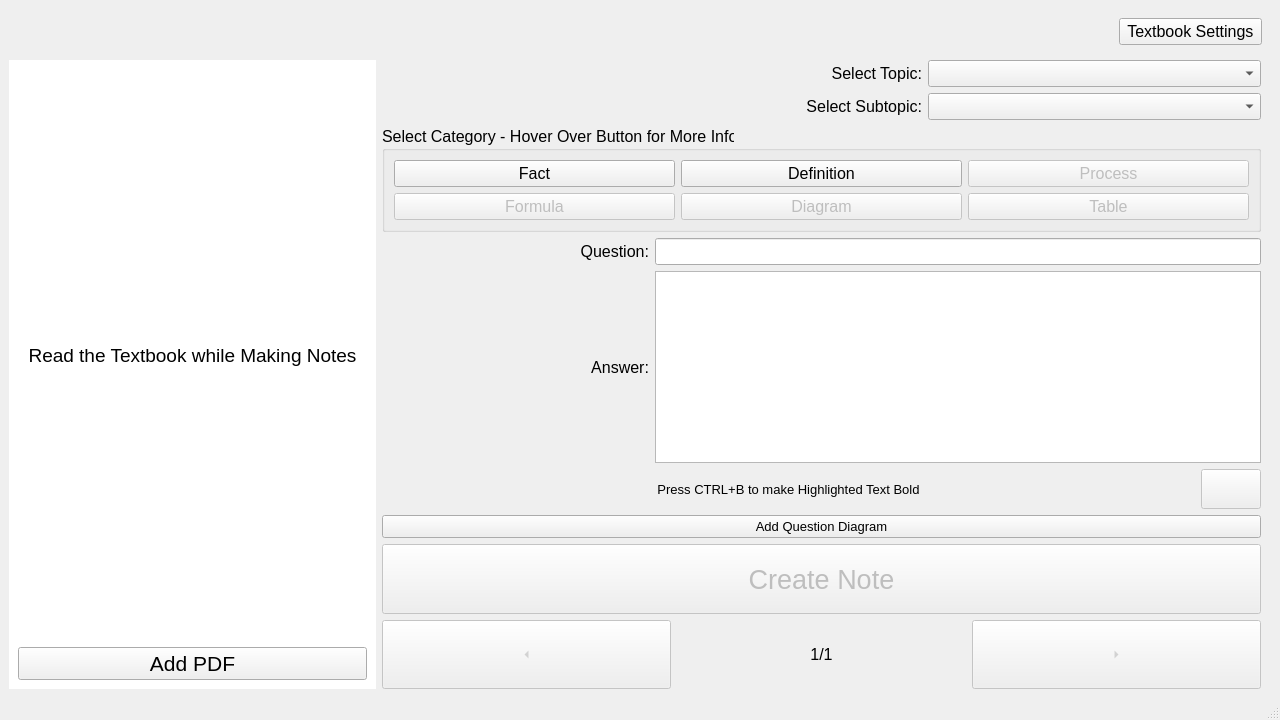
<?xml version="1.0" encoding="UTF-8"?>
<ui version="4.0">
 <class>MainWindow</class>
 <widget class="QMainWindow" name="MainWindow">
  <property name="geometry">
   <rect>
    <x>0</x>
    <y>0</y>
    <width>1280</width>
    <height>720</height>
   </rect>
  </property>
  <property name="windowTitle">
   <string>Note and Flashcard Maker</string>
  </property>
  <widget class="QWidget" name="centralwidget">
   <layout class="QVBoxLayout" name="verticalLayout">
    <item>
     <widget class="QWidget" name="menuBar" native="true">
      <property name="sizePolicy">
       <sizepolicy hsizetype="Expanding" vsizetype="Fixed">
        <horstretch>0</horstretch>
        <verstretch>0</verstretch>
       </sizepolicy>
      </property>
      <property name="styleSheet">
       <string notr="true"/>
      </property>
      <layout class="QHBoxLayout" name="horizontalLayout_2">
       <item>
        <layout class="QHBoxLayout" name="horizontalLayout">
         <item>
          <widget class="QLabel" name="courseNameLabel">
           <property name="font">
            <font>
             <pointsize>16</pointsize>
            </font>
           </property>
           <property name="text">
            <string/>
           </property>
           <property name="alignment">
            <set>Qt::AlignCenter</set>
           </property>
          </widget>
         </item>
         <item>
          <widget class="QPushButton" name="settingsBtn">
           <property name="sizePolicy">
            <sizepolicy hsizetype="Fixed" vsizetype="Fixed">
             <horstretch>0</horstretch>
             <verstretch>0</verstretch>
            </sizepolicy>
           </property>
           <property name="minimumSize">
            <size>
             <width>0</width>
             <height>0</height>
            </size>
           </property>
           <property name="font">
            <font>
             <pointsize>12</pointsize>
            </font>
           </property>
           <property name="layoutDirection">
            <enum>Qt::LeftToRight</enum>
           </property>
           <property name="styleSheet">
            <string notr="true">background-color:#f0f0f0;</string>
           </property>
           <property name="text">
            <string> Textbook Settings </string>
           </property>
          </widget>
         </item>
        </layout>
       </item>
      </layout>
     </widget>
    </item>
    <item>
     <layout class="QHBoxLayout" name="horizontalLayout_3" stretch="1,5">
      <item>
       <layout class="QGridLayout" name="gridLayout" columnstretch="0,0,0,0,0">
        <item row="1" column="4">
         <widget class="QWidget" name="widget" native="true">
          <property name="styleSheet">
           <string notr="true">background-color:white</string>
          </property>
          <layout class="QVBoxLayout" name="verticalLayout_5">
           <item>
            <layout class="QVBoxLayout" name="verticalLayout_4" stretch="1,1">
             <item>
              <widget class="QLabel" name="label">
               <property name="sizePolicy">
                <sizepolicy hsizetype="Expanding" vsizetype="Expanding">
                 <horstretch>0</horstretch>
                 <verstretch>0</verstretch>
                </sizepolicy>
               </property>
               <property name="font">
                <font>
                 <pointsize>14</pointsize>
                </font>
               </property>
               <property name="text">
                <string>  Read the Textbook while Making Notes  </string>
               </property>
               <property name="alignment">
                <set>Qt::AlignCenter</set>
               </property>
              </widget>
             </item>
             <item>
              <widget class="QPushButton" name="addPDFBtn">
               <property name="sizePolicy">
                <sizepolicy hsizetype="Expanding" vsizetype="Fixed">
                 <horstretch>0</horstretch>
                 <verstretch>0</verstretch>
                </sizepolicy>
               </property>
               <property name="font">
                <font>
                 <pointsize>16</pointsize>
                </font>
               </property>
               <property name="styleSheet">
                <string notr="true">background-color:#f0f0f0</string>
               </property>
               <property name="text">
                <string>Add PDF</string>
               </property>
              </widget>
             </item>
            </layout>
           </item>
          </layout>
         </widget>
        </item>
       </layout>
      </item>
      <item>
       <layout class="QGridLayout" name="gridLayout_2">
        <item row="2" column="0" colspan="4">
         <widget class="QGroupBox" name="groupBox">
          <property name="sizePolicy">
           <sizepolicy hsizetype="Expanding" vsizetype="Expanding">
            <horstretch>0</horstretch>
            <verstretch>0</verstretch>
           </sizepolicy>
          </property>
          <property name="font">
           <font>
            <pointsize>12</pointsize>
           </font>
          </property>
          <property name="title">
           <string>Select Category - Hover Over Button for More Info</string>
          </property>
          <layout class="QVBoxLayout" name="verticalLayout_2">
           <item>
            <layout class="QVBoxLayout" name="verticalLayout_3">
             <item>
              <layout class="QHBoxLayout" name="horizontalLayout_5">
               <item>
                <widget class="QPushButton" name="factBtn">
                 <property name="sizePolicy">
                  <sizepolicy hsizetype="Expanding" vsizetype="Expanding">
                   <horstretch>0</horstretch>
                   <verstretch>0</verstretch>
                  </sizepolicy>
                 </property>
                 <property name="font">
                  <font>
                   <pointsize>12</pointsize>
                  </font>
                 </property>
                 <property name="toolTip">
                  <string>A Single Statement&lt;br&gt;of Information</string>
                 </property>
                 <property name="text">
                  <string>Fact</string>
                 </property>
                </widget>
               </item>
               <item>
                <widget class="QPushButton" name="definitionBtn">
                 <property name="sizePolicy">
                  <sizepolicy hsizetype="Expanding" vsizetype="Expanding">
                   <horstretch>0</horstretch>
                   <verstretch>0</verstretch>
                  </sizepolicy>
                 </property>
                 <property name="font">
                  <font>
                   <pointsize>12</pointsize>
                  </font>
                 </property>
                 <property name="toolTip">
                  <string>Information that should be&lt;br&gt;Remembered Word by Word</string>
                 </property>
                 <property name="text">
                  <string>Definition</string>
                 </property>
                </widget>
               </item>
               <item>
                <widget class="QPushButton" name="explainBtn">
                 <property name="enabled">
                  <bool>false</bool>
                 </property>
                 <property name="sizePolicy">
                  <sizepolicy hsizetype="Expanding" vsizetype="Expanding">
                   <horstretch>0</horstretch>
                   <verstretch>0</verstretch>
                  </sizepolicy>
                 </property>
                 <property name="font">
                  <font>
                   <pointsize>12</pointsize>
                  </font>
                 </property>
                 <property name="text">
                  <string>Process</string>
                 </property>
                </widget>
               </item>
              </layout>
             </item>
            </layout>
           </item>
           <item>
            <layout class="QHBoxLayout" name="horizontalLayout_6">
             <item>
              <widget class="QPushButton" name="formulaBtn">
               <property name="enabled">
                <bool>false</bool>
               </property>
               <property name="sizePolicy">
                <sizepolicy hsizetype="Expanding" vsizetype="Expanding">
                 <horstretch>0</horstretch>
                 <verstretch>0</verstretch>
                </sizepolicy>
               </property>
               <property name="font">
                <font>
                 <pointsize>12</pointsize>
                </font>
               </property>
               <property name="text">
                <string>Formula</string>
               </property>
              </widget>
             </item>
             <item>
              <widget class="QPushButton" name="diagramBtn">
               <property name="enabled">
                <bool>false</bool>
               </property>
               <property name="sizePolicy">
                <sizepolicy hsizetype="Expanding" vsizetype="Expanding">
                 <horstretch>0</horstretch>
                 <verstretch>0</verstretch>
                </sizepolicy>
               </property>
               <property name="font">
                <font>
                 <pointsize>12</pointsize>
                </font>
               </property>
               <property name="text">
                <string>Diagram</string>
               </property>
              </widget>
             </item>
             <item>
              <widget class="QPushButton" name="tableBtn">
               <property name="enabled">
                <bool>false</bool>
               </property>
               <property name="sizePolicy">
                <sizepolicy hsizetype="Expanding" vsizetype="Expanding">
                 <horstretch>0</horstretch>
                 <verstretch>0</verstretch>
                </sizepolicy>
               </property>
               <property name="font">
                <font>
                 <pointsize>12</pointsize>
                </font>
               </property>
               <property name="text">
                <string>Table</string>
               </property>
              </widget>
             </item>
            </layout>
           </item>
          </layout>
         </widget>
        </item>
        <item row="0" column="0" colspan="2">
         <widget class="QLabel" name="label_2">
          <property name="font">
           <font>
            <pointsize>12</pointsize>
           </font>
          </property>
          <property name="text">
           <string>Select Topic:</string>
          </property>
          <property name="alignment">
           <set>Qt::AlignRight|Qt::AlignTrailing|Qt::AlignVCenter</set>
          </property>
         </widget>
        </item>
        <item row="8" column="0" colspan="4">
         <layout class="QHBoxLayout" name="horizontalLayout_8">
          <item>
           <widget class="QToolButton" name="prevNoteBtn">
            <property name="enabled">
             <bool>false</bool>
            </property>
            <property name="sizePolicy">
             <sizepolicy hsizetype="Expanding" vsizetype="Expanding">
              <horstretch>0</horstretch>
              <verstretch>0</verstretch>
             </sizepolicy>
            </property>
            <property name="text">
             <string>...</string>
            </property>
            <property name="arrowType">
             <enum>Qt::LeftArrow</enum>
            </property>
           </widget>
          </item>
          <item>
           <widget class="QLabel" name="noteNoLabel">
            <property name="sizePolicy">
             <sizepolicy hsizetype="Expanding" vsizetype="Expanding">
              <horstretch>0</horstretch>
              <verstretch>0</verstretch>
             </sizepolicy>
            </property>
            <property name="font">
             <font>
              <pointsize>12</pointsize>
             </font>
            </property>
            <property name="text">
             <string>1/1</string>
            </property>
            <property name="alignment">
             <set>Qt::AlignCenter</set>
            </property>
           </widget>
          </item>
          <item>
           <widget class="QToolButton" name="nextNoteBtn">
            <property name="enabled">
             <bool>false</bool>
            </property>
            <property name="sizePolicy">
             <sizepolicy hsizetype="Expanding" vsizetype="Expanding">
              <horstretch>0</horstretch>
              <verstretch>0</verstretch>
             </sizepolicy>
            </property>
            <property name="text">
             <string>...</string>
            </property>
            <property name="arrowType">
             <enum>Qt::RightArrow</enum>
            </property>
           </widget>
          </item>
         </layout>
        </item>
        <item row="6" column="0" colspan="4">
         <layout class="QHBoxLayout" name="horizontalLayout_7">
          <item>
           <widget class="QPushButton" name="questDiagramBtn">
            <property name="font">
             <font>
              <pointsize>10</pointsize>
             </font>
            </property>
            <property name="text">
             <string>Add Question Diagram</string>
            </property>
           </widget>
          </item>
         </layout>
        </item>
        <item row="7" column="0" colspan="4">
         <widget class="QPushButton" name="createNoteBtn">
          <property name="enabled">
           <bool>false</bool>
          </property>
          <property name="sizePolicy">
           <sizepolicy hsizetype="Expanding" vsizetype="Expanding">
            <horstretch>0</horstretch>
            <verstretch>0</verstretch>
           </sizepolicy>
          </property>
          <property name="font">
           <font>
            <pointsize>20</pointsize>
           </font>
          </property>
          <property name="text">
           <string>Create Note</string>
          </property>
         </widget>
        </item>
        <item row="4" column="0">
         <widget class="QLabel" name="label_4">
          <property name="font">
           <font>
            <pointsize>12</pointsize>
           </font>
          </property>
          <property name="text">
           <string>Answer:</string>
          </property>
          <property name="alignment">
           <set>Qt::AlignRight|Qt::AlignTrailing|Qt::AlignVCenter</set>
          </property>
         </widget>
        </item>
        <item row="1" column="0" colspan="2">
         <widget class="QLabel" name="label_3">
          <property name="font">
           <font>
            <pointsize>12</pointsize>
           </font>
          </property>
          <property name="text">
           <string>Select Subtopic:</string>
          </property>
          <property name="alignment">
           <set>Qt::AlignRight|Qt::AlignTrailing|Qt::AlignVCenter</set>
          </property>
         </widget>
        </item>
        <item row="1" column="2" colspan="2">
         <widget class="QComboBox" name="subtopicCombo">
          <property name="font">
           <font>
            <pointsize>12</pointsize>
           </font>
          </property>
         </widget>
        </item>
        <item row="3" column="0">
         <widget class="QLabel" name="label_7">
          <property name="font">
           <font>
            <pointsize>12</pointsize>
           </font>
          </property>
          <property name="text">
           <string>Question:</string>
          </property>
          <property name="alignment">
           <set>Qt::AlignRight|Qt::AlignTrailing|Qt::AlignVCenter</set>
          </property>
         </widget>
        </item>
        <item row="3" column="1" colspan="3">
         <widget class="QLineEdit" name="questionEdit">
          <property name="font">
           <font>
            <pointsize>12</pointsize>
           </font>
          </property>
         </widget>
        </item>
        <item row="4" column="1" colspan="3">
         <widget class="QPlainTextEdit" name="answerEdit">
          <property name="font">
           <font>
            <pointsize>12</pointsize>
           </font>
          </property>
         </widget>
        </item>
        <item row="0" column="2" colspan="2">
         <widget class="QComboBox" name="topicCombo">
          <property name="font">
           <font>
            <pointsize>12</pointsize>
           </font>
          </property>
         </widget>
        </item>
        <item row="5" column="0" colspan="3">
         <widget class="QLabel" name="label_5">
          <property name="font">
           <font>
            <pointsize>10</pointsize>
           </font>
          </property>
          <property name="text">
           <string>Press CTRL+B to make Highlighted Text Bold</string>
          </property>
          <property name="alignment">
           <set>Qt::AlignCenter</set>
          </property>
         </widget>
        </item>
        <item row="5" column="3">
         <widget class="QPushButton" name="delBtn">
          <property name="enabled">
           <bool>false</bool>
          </property>
          <property name="sizePolicy">
           <sizepolicy hsizetype="Fixed" vsizetype="Fixed">
            <horstretch>0</horstretch>
            <verstretch>0</verstretch>
           </sizepolicy>
          </property>
          <property name="minimumSize">
           <size>
            <width>60</width>
            <height>40</height>
           </size>
          </property>
          <property name="maximumSize">
           <size>
            <width>60</width>
            <height>40</height>
           </size>
          </property>
          <property name="text">
           <string/>
          </property>
         </widget>
        </item>
        <item row="4" column="4">
         <spacer name="horizontalSpacer">
          <property name="orientation">
           <enum>Qt::Horizontal</enum>
          </property>
          <property name="sizeType">
           <enum>QSizePolicy::Fixed</enum>
          </property>
          <property name="sizeHint" stdset="0">
           <size>
            <width>10</width>
            <height>10</height>
           </size>
          </property>
         </spacer>
        </item>
       </layout>
      </item>
     </layout>
    </item>
   </layout>
  </widget>
  <widget class="QStatusBar" name="statusbar"/>
 </widget>
 <resources/>
 <connections/>
</ui>
